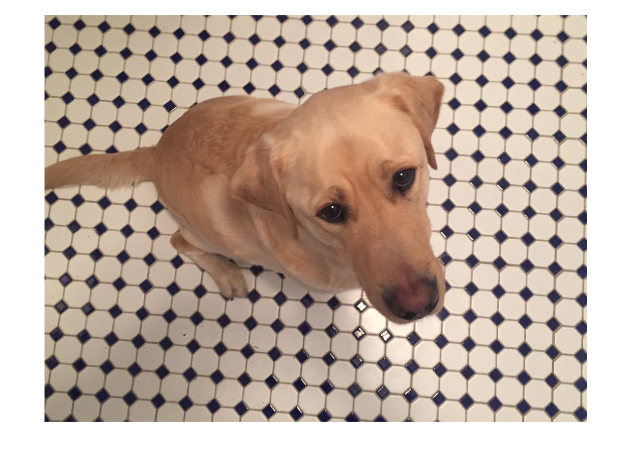
%> input picture all functions/helper functions/RandomlyRotateImageExample_01.png, 1264 x 909 px (shown at 1/2 size)
$ octave dasdasdasdasd.m   (GNU Octave 9; MATLAB toolbox functions it lacks are replaced by stand-ins)
%> lines starting %> are read from the running program, lines starting %| are printed output that depends on the picture


clear
clc

% im = imread('BG3 13500 x 0009 Ceta.jpg');
im = imread('RandomlyRotateImageExample_01.png');
%> im is the input picture: size 909x1264x3 uint8; mean R, G, B 193.2, 175.5, 163.2

im = im(200:300,200:300,1);
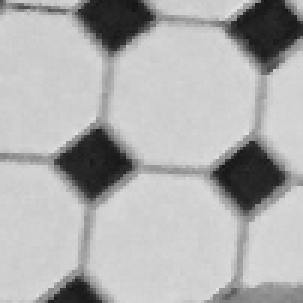
%> im: size 101x101 uint8 (shown 3 times larger); min 19, max 227, mean 175.3

[old_sz_y,old_sz_x] = size(im);
%> old_sz_y = 101; old_sz_x = 101

% rotate
theta = 30;
tform = affine2d([ ...
    cosd(theta) sind(theta) 0;...
    -sind(theta) cosd(theta) 0; ...
    0 0 1]);
new_image = imwarp(im,tform);
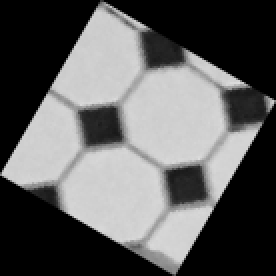
%> new_image: size 138x138 uint8 (shown 2 times larger); min 0, max 222, mean 93.9

[new_sz_y,new_sz_x] = size(new_image);
%> new_sz_y = 138; new_sz_x = 138

disp(new_sz_y/old_sz_y);
%| 1.3663
disp(new_sz_x/old_sz_x);
%| 1.3663

% rescale
% theta = 30;
tform = affine2d([ ...
    old_sz_y/new_sz_y 0 0;...
    0 old_sz_y/new_sz_y 0; ...
    0 0 1])
new_image = imwarp(new_image,tform);
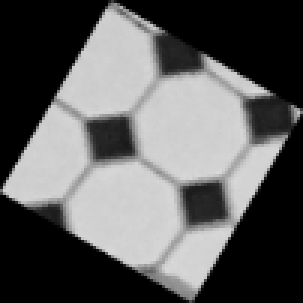
%> new_image: size 101x101 uint8 (shown 3 times larger); min 0, max 217, mean 93.9


figure
imagesc(im);
colormap(gray(500));
figure
imagesc(new_image);
colormap(gray(500));
